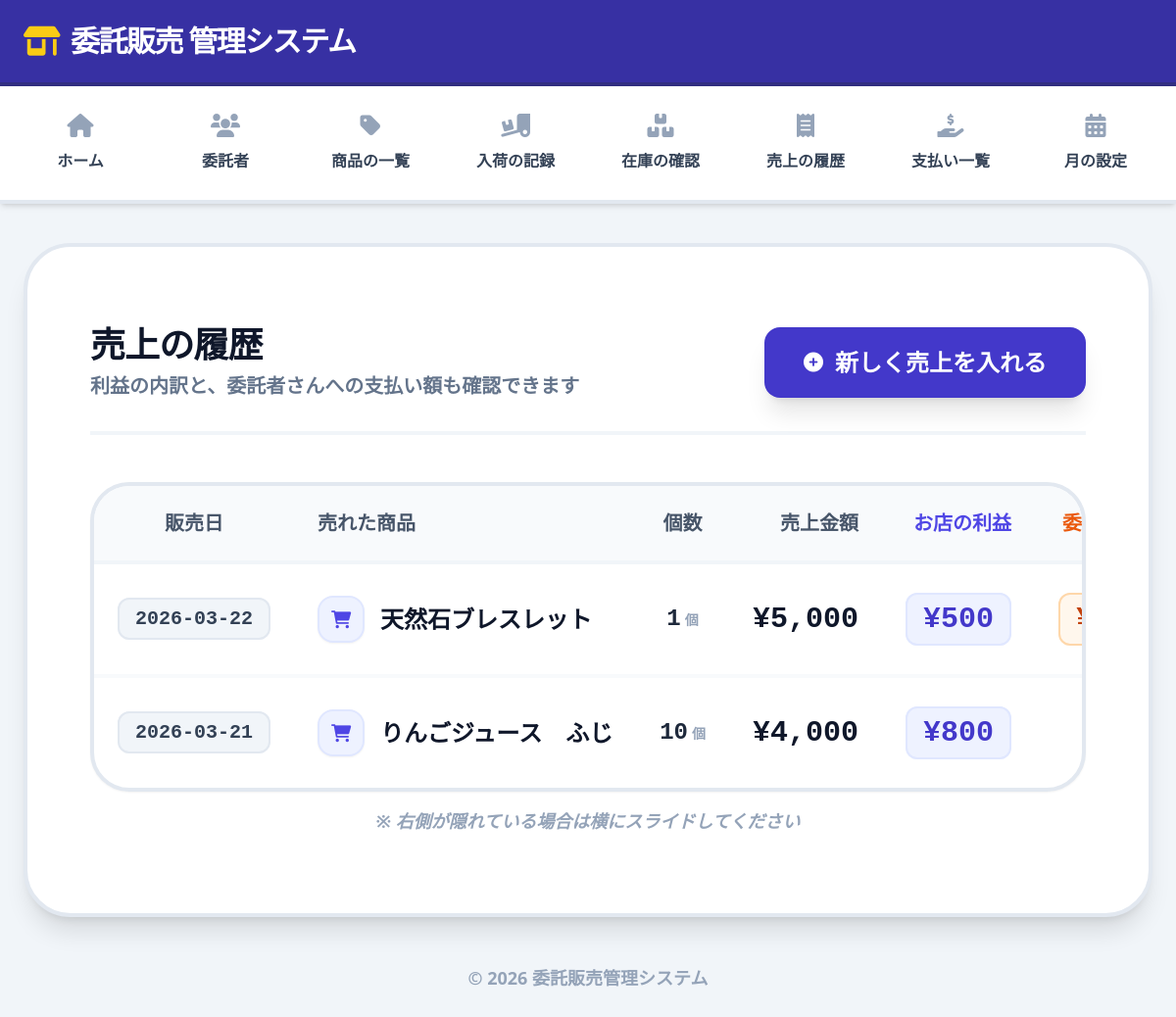
/sales (signed in), run on an earlier commit of the app's database.
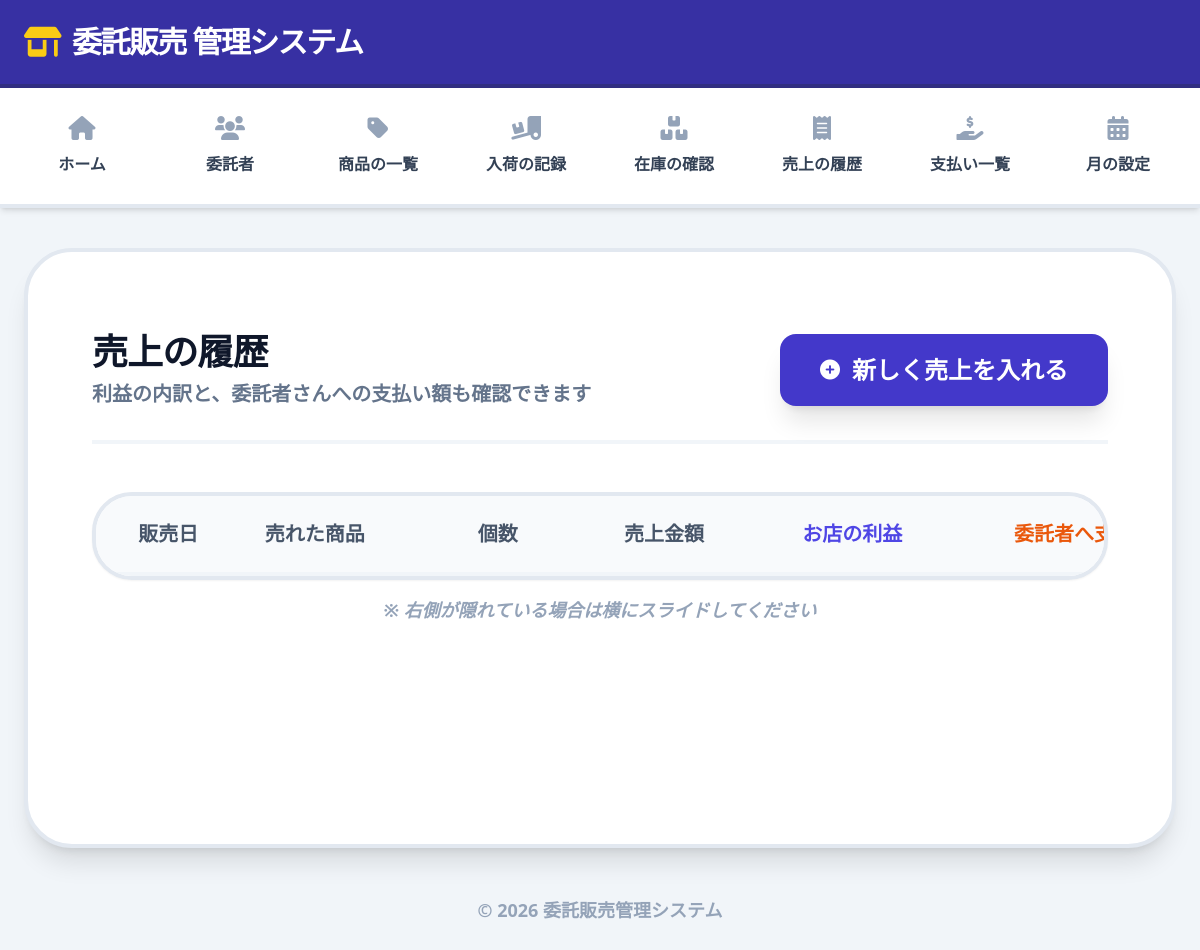
And on a later commit of the database.
### tables this page shows
CREATE TABLE sales (
    id INTEGER PRIMARY KEY AUTOINCREMENT,
    product_id INTEGER NOT NULL,
    quantity INTEGER NOT NULL,
    sale_date TEXT NOT NULL, amount INTEGER, settled_date TEXT,
    FOREIGN KEY(product_id) REFERENCES products(id)
);

CREATE TABLE products (
    id INTEGER PRIMARY KEY AUTOINCREMENT,
    name TEXT NOT NULL,
    price INTEGER NOT NULL,
    consignor_id INTEGER,
    sale_type TEXT,
    commission_rate REAL,
    created_at TEXT, category TEXT, cost_price INTEGER, fee_rate REAL, memo TEXT, fee_description TEXT,
    FOREIGN KEY(consignor_id) REFERENCES consignors(id)
);

### app.py (the view)
@app.route("/sales")
def sales():
    if not session.get("login"):
        return redirect(url_for("login"))
    conn = get_db_connection()
    sales = conn.execute("""
    SELECT
        s.id,
        p.name,
        s.quantity,
        s.amount,
        s.sale_date,
        p.category,
        p.cost_price,
        CASE
            WHEN p.category = 'fee' THEN CAST(s.amount * (IFNULL(p.fee_rate, 0) / 100.0) AS INTEGER)
            WHEN p.category = 'buy' THEN CAST(s.amount - (IFNULL(p.cost_price, 0) * s.quantity) AS INTEGER)
            ELSE 0
        END as profit
    FROM sales s
    LEFT JOIN products p ON s.product_id = p.id
    ORDER BY s.sale_date DESC, s.id DESC
    """).fetchall()
    conn.close()
    return render_template("sales.html", sales=sales)

### app.py (called while the page is built)
def get_db_connection():
    conn = sqlite3.connect("database/database.db")
    conn.row_factory = sqlite3.Row
    return conn

### templates/sales.html (shortened to what the changed rows need)
{% extends "base.html" %}
{% block content %}
<div class="container mx-auto px-4 py-8 max-w-7xl">
    <div class="flex flex-col md:flex-row md:items-center justify-between gap-6 mb-12 border-b-4 border-slate-100 pb-8">
        <div class="space-y-2">
            <h2 class="text-4xl font-black text-slate-900 tracking-tight">売上の履歴</h2>
        </div>
    </div>
    <div class="bg-white border-4 border-slate-200 rounded-[2.5rem] shadow-sm overflow-hidden">
        <div class="overflow-x-auto">
            <table class="w-full text-left border-collapse min-w-[1200px]">
                <thead>
                    <tr class="bg-slate-50 border-b-4 border-slate-100">
                        <th class="px-6 py-6 text-xl font-black text-slate-600 text-center whitespace-nowrap">販売日</th>
                        <th class="px-6 py-6 text-xl font-black text-slate-600 whitespace-nowrap">売れた商品</th>
                        <th class="px-6 py-6 text-xl font-black text-slate-600 text-center whitespace-nowrap">個数</th>
                        <th class="px-6 py-6 text-xl font-black text-slate-600 text-right whitespace-nowrap">売上金額</th>
                        <th class="px-6 py-6 text-xl font-black text-indigo-600 text-right whitespace-nowrap">お店の利益</th>
                        <th class="px-6 py-6 text-xl font-black text-orange-600 text-right whitespace-nowrap">委託者へ支払う</th>
                    </tr>
                </thead>
                <tbody class="divide-y-4 divide-slate-50">
                    {% for s in sales %}
                    <tr class="hover:bg-indigo-50/50 transition-all group">
                        <td class="px-6 py-7 text-center whitespace-nowrap">
                            <span class="text-xl font-mono font-black text-slate-700 bg-slate-100 px-4 py-2 rounded-xl border-2 border-slate-200">
                                {{ s.sale_date }}
                            </span>
                        </td>
                        <td class="px-6 py-7 whitespace-nowrap">
                            <div class="flex items-center gap-4">
                                <div class="w-12 h-12 rounded-2xl bg-indigo-50 flex items-center justify-center text-indigo-600 border-2 border-indigo-100 shadow-sm">
                                    <i class="fas fa-shopping-cart text-lg"></i>
                                </div>
                                <span class="text-2xl font-black text-slate-900">{{ s.name }}</span>
                            </div>
                        </td>
                        <td class="px-6 py-7 text-center whitespace-nowrap">
                            <span class="text-2xl font-black text-slate-800 font-mono">
                                {{ s.quantity }}<span class="text-sm ml-1 text-slate-400">個</span>
                            </span>
                        </td>
                        <td class="px-6 py-7 text-right whitespace-nowrap">
                            <span class="text-3xl font-black text-slate-900 font-mono">
                                ¥{{ "{:,}".format(s.amount or 0) }}
                            </span>
                        </td>
                        <td class="px-6 py-7 text-right whitespace-nowrap">
                            <span class="text-3xl font-black text-indigo-700 font-mono bg-indigo-50 px-4 py-2 rounded-xl border-2 border-indigo-100">
                                ¥{{ "{:,}".format(s.profit or 0) }}
                            </span>
                        </td>
                        <td class="px-6 py-7 text-right whitespace-nowrap">
                            <span class="text-3xl font-black text-orange-700 font-mono bg-orange-50 px-4 py-2 rounded-xl border-2 border-orange-200">
                            </span>
                        </td>
                    </tr>
                    {% endfor %}
                </tbody>
            </table>
        </div>
    </div>
</div>
{% endblock %}

What changed in the data, as far as the page shows it:
removed sales: sale_date "2026-03-22", name "天然石ブレスレット", quantity "1", amount "5,000", profit "500"
removed sales: sale_date "2026-03-21", name "りんごジュース ふじ", quantity "10", amount "4,000", profit "800"
